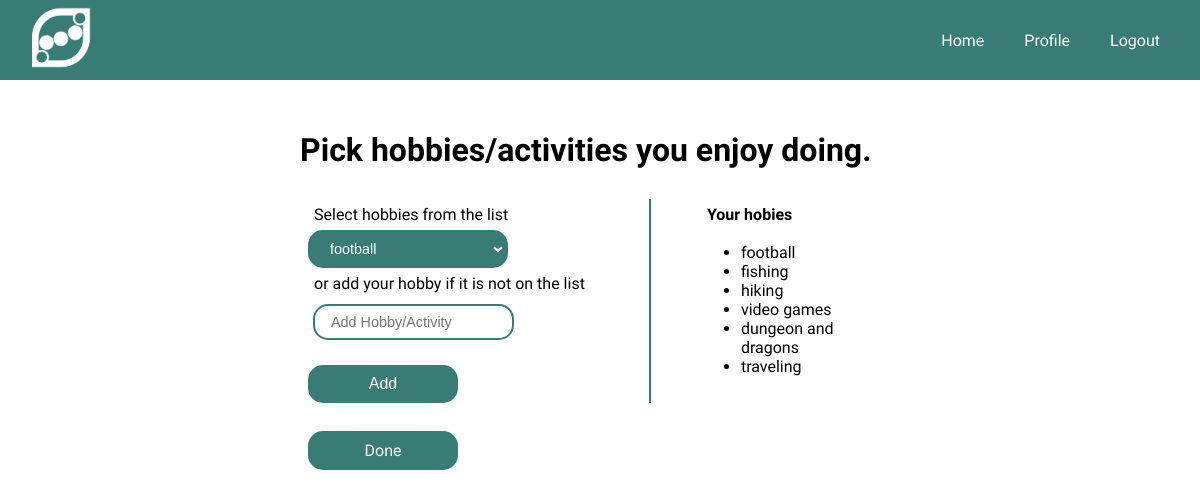
The page /hobbies/create (signed in) on the database its author committed.
### models.py (models this page shows)
class Hobby(db.Model):
    __tablename__ = 'hobbies'
    id = db.Column(db.Integer, primary_key=True, autoincrement=True)
    name = db.Column(db.String(30), nullable=True, unique=True)

### app.py (the view, shortened to what this page needs)
@app.route('/hobbies/create', methods=['GET', 'POST'])
def activities_create():
    if not g.user:
        flash("Access unauthorized.", "error")
        return redirect("/")
    user = User.query.get_or_404(session[CURRENT_USER])
    form = HobbyForm()
    hobbies = [(hobbie.name, hobbie.name) for hobbie in Hobby.query.all()]
    form.name.choices = hobbies
    return render_template('/hobbies/add_hobbies.html', form=form, hobbies=user.hobbies)

### forms.py
class HobbyForm(FlaskForm):
    name = SelectField('Hobby/Activity', validators=[Optional()])
    add_new = StringField('Add Hobby/Activity', validators=[Optional(), Length(min=0,max=30)])

### app.py (called while the page is built)
@app.before_request
def add_user_to_g():
    if CURRENT_USER in session:
        g.user = User.query.get(session[CURRENT_USER])
    else:
        g.user = None

### templates/hobbies/add_hobbies.html (shortened to what this page needs)
{% extends 'base.html' %}
{% block content %}
<div class="center_contents_containers">
    <h1>Pick hobbies/activities you enjoy doing.</h1>
    <div class="half_and_half_split_container">
        <div clas="sidebar_menu">
            <form method="POST" id="user_form">
                <p class="low_margin_title">Select hobbies from the list</p>
                {{ form.name(class='input_select') }}
                <p class="low_margin_title">or add your hobby if it is not on the list</p>
                {{ form.add_new(placeholder=form.add_new.label.text, class='input_field') }}
                <br>
                <button class="button-primary" type="submit">Add</button>
            </form>
        </div>
        <div class="user_hobbies">
            <h4 class="low_margin_title">Your hobies</h4>
            <ul>
                {% for hobby in hobbies %}
                <li>{{ hobby.name }}</li>
                {% endfor %}
            </ul>
        </div>
        <div>
            <a href='/'>
                <div type="button" class="button-primary">Done</div>
            </a>
        </div>
    </div>
    {% endblock %}

### static/app.css (style rules this page uses)
body { margin: 0px; padding: 0px; font-family: 'Varela Round', sans-serif; }
a { text-decoration: none; }
* { scrollbar-width: thin; scrollbar-color: #387C75 white; }
.center_contents_containers { padding: 30px; margin: 0px auto; width: 50%; }
.half_and_half_split_container { display: grid; grid-template-columns: auto auto; grid-gap: 8px; padding: 8px; }
.button-primary { display: inline-block; width: 150px; margin-top: 20px; margin-left: auto; margin-right: auto; background-color: #387C75; color: white; padding: 10px 0px; border: none; border-radius: 15px; text-align: center; font-size: 1rem; }
.user_hobbies { margin-left: 50px; border-left: 2px solid #387C75; padding-left: 50px; }
.input_select { font-size: 0.9rem; padding: 8px 16px; width: 200px; background-color: #387C75; color: white; border-radius: 15px; border: 2px solid #387C75; }
.input_field { margin: 5px; font-size: 0.9rem; padding: 8px 16px; width: 165px; border-radius: 15px; border: 2px solid #387C75; }
.low_margin_title { padding: 3px; margin: 3px; }

### rows shown on the page
Hobby: name "football"
Hobby: name "fishing"
Hobby: name "hiking"
Hobby: name "video games"
Hobby: name "dungeon and dragons"
Hobby: name "traveling"
